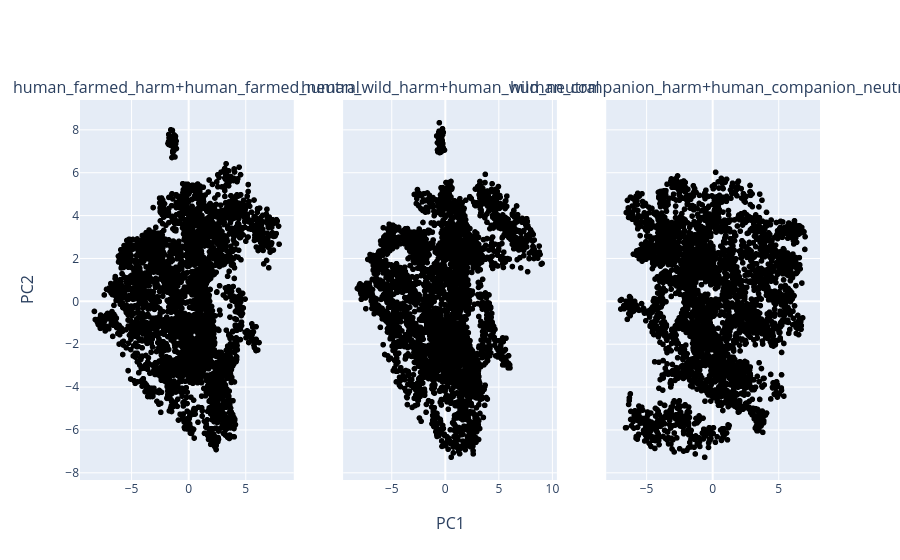

This figure's notebook cell:
### Code cell
from plotly.subplots import make_subplots

# harm + neutral versions of each contrast, colored by (dataset, label):
# does the category separation line up across the two contexts?
pairs = [
    ['human_farmed/harm', 'human_farmed/neutral'],
    ['human_wild/harm', 'human_wild/neutral'],
    ['human_companion/harm', 'human_companion/neutral'],
]

# colormappings under the Rainbow colorscale
RED = 1
BLUE = .17
PURPLE = 0
YELLOW = .73

fig = make_subplots(rows=1, cols=len(pairs),
                    shared_yaxes=True,
                    x_title='PC1', y_title='PC2',
                    subplot_titles=[ '+'.join([dataset for dataset in pair]) for pair in pairs]
                    )

for i, pair in enumerate(pairs):
    td = TruthData.from_datasets(
        pair,
        model=model,
        layer=layer,
        noperiod=noperiod,
        device=device
    )

    
    td.df.loc[pair[0], 'label'] = td.df.loc[pair[0]]['label'].apply(lambda x: BLUE if x == 1 else RED)
    td.df.loc[pair[1], 'label'] = td.df.loc[pair[1]]['label'].apply(lambda x: YELLOW if x == 1 else PURPLE)


    subfig = td.plot(
        dimensions=2,
        color = 'label',
    )

    fig.add_trace(subfig.data[0], row=1, col=i+1)

fig.update_coloraxes(
    colorscale='Rainbow'
)

fig.show()

### Figure 1 — Plotly figure (JSON) as saved in the notebook; plotly's stock layout.template omitted (floating-point values rounded to 4 significant figures; data arrays with more than 128 entries replaced by an {"elided": "..."} marker saying what was removed)
{"data": [{"hovertemplate": "<b>%{hovertext}</b><br><br>PC1=%{x}<br>PC2=%{y}<br>label=%{marker.color}<extra></extra>", "hovertext": {"elided": "4000 str values"}, "legendgroup": "", "marker": {"color": {"elided": "4000 float values"}, "coloraxis": "coloraxis", "symbol": "circle"}, "mode": "markers", "name": "", "showlegend": false, "type": "scattergl", "x": {"elided": "4000 float values"}, "xaxis": "x", "y": {"elided": "4000 float values"}, "yaxis": "y"}, {"hovertemplate": "<b>%{hovertext}</b><br><br>PC1=%{x}<br>PC2=%{y}<br>label=%{marker.color}<extra></extra>", "hovertext": {"elided": "4000 str values"}, "legendgroup": "", "marker": {"color": {"elided": "4000 float values"}, "coloraxis": "coloraxis", "symbol": "circle"}, "mode": "markers", "name": "", "showlegend": false, "type": "scattergl", "x": {"elided": "4000 float values"}, "xaxis": "x2", "y": {"elided": "4000 float values"}, "yaxis": "y2"}, {"hovertemplate": "<b>%{hovertext}</b><br><br>PC1=%{x}<br>PC2=%{y}<br>label=%{marker.color}<extra></extra>", "hovertext": {"elided": "4000 str values"}, "legendgroup": "", "marker": {"color": {"elided": "4000 float values"}, "coloraxis": "coloraxis", "symbol": "circle"}, "mode": "markers", "name": "", "showlegend": false, "type": "scattergl", "x": {"elided": "4000 float values"}, "xaxis": "x3", "y": {"elided": "4000 float values"}, "yaxis": "y3"}], "layout": {"annotations": [{"font": {"size": 16}, "showarrow": false, "text": "human_farmed_harm+human_farmed_neutral", "x": 0.1444, "xanchor": "center", "xref": "paper", "y": 1, "yanchor": "bottom", "yref": "paper"}, {"font": {"size": 16}, "showarrow": false, "text": "human_wild_harm+human_wild_neutral", "x": 0.5, "xanchor": "center", "xref": "paper", "y": 1, "yanchor": "bottom", "yref": "paper"}, {"font": {"size": 16}, "showarrow": false, "text": "human_companion_harm+human_companion_neutral", "x": 0.8556, "xanchor": "center", "xref": "paper", "y": 1, "yanchor": "bottom", "yref": "paper"}, {"font": {"size": 16}, "showarrow": false, "text": "PC1", "x": 0.5, "xanchor": "center", "xref": "paper", "y": 0, "yanchor": "top", "yref": "paper", "yshift": -30}, {"font": {"size": 16}, "showarrow": false, "text": "PC2", "textangle": -90, "x": 0, "xanchor": "right", "xref": "paper", "xshift": -40, "y": 0.5, "yanchor": "middle", "yref": "paper"}], "coloraxis": {"colorscale": [[0, "rgb(150,0,90)"], [0.125, "rgb(0,0,200)"], [0.25, "rgb(0,25,255)"], [0.375, "rgb(0,152,255)"], [0.5, "rgb(44,255,150)"], [0.625, "rgb(151,255,0)"], [0.75, "rgb(255,234,0)"], [0.875, "rgb(255,111,0)"], [1, "rgb(255,0,0)"]]}, "xaxis": {"anchor": "y", "domain": [0, 0.2889]}, "xaxis2": {"anchor": "y2", "domain": [0.3556, 0.6444]}, "xaxis3": {"anchor": "y3", "domain": [0.7111, 1]}, "yaxis": {"anchor": "x", "domain": [0, 1]}, "yaxis2": {"anchor": "x2", "domain": [0, 1], "matches": "y", "showticklabels": false}, "yaxis3": {"anchor": "x3", "domain": [0, 1], "matches": "y", "showticklabels": false}}}
